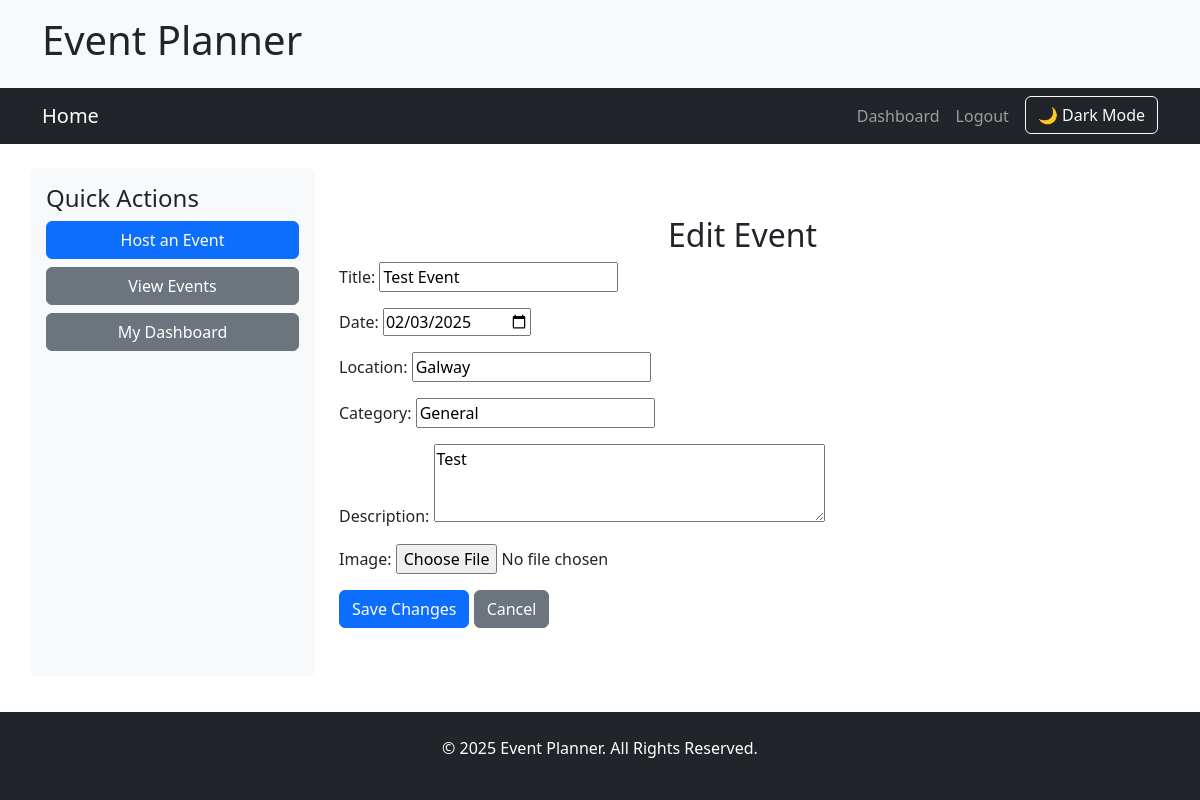
Screenshot of /events/1/edit/ (signed in) with the database file from the repository.
### planner_pro/models.py (models this page shows, shortened)
class Event(models.Model):
    title = models.CharField(max_length=200)
    date = models.DateTimeField()
    location = models.CharField(max_length=255)
    category = models.CharField(max_length=100)
    description = models.TextField()
    image = models.ImageField(upload_to='event_images/', blank=True, null=True)
    creator = models.ForeignKey(User, on_delete=models.CASCADE)
    is_published = models.BooleanField(default=True)  # For admin toggling

### planner_pro/views.py (the view)
# urls.py: path('events/<int:event_id>/edit/', views.edit_event, name='edit_event'),  # Event Edit
@login_required
def edit_event(request, event_id):
    event = get_object_or_404(Event, id=event_id)
    if request.user != event.creator and not request.user.is_superuser:
        messages.error(request, "You don't have permission to edit this event.")
        return redirect('event_detail', event_id=event.id)
    if request.method == 'POST':
        form = EventForm(request.POST, request.FILES, instance=event)
        if form.is_valid():
            form.save()
            messages.success(request, "Event updated successfully.")
            return redirect('event_detail', event_id=event.id)
    else:
        form = EventForm(instance=event)
    return render(request, 'edit_event.html', {'form': form, 'event': event})

### planner_pro/forms.py
class EventForm(forms.ModelForm):
    class Meta:
        model = Event
        fields = ['title', 'date', 'location', 'category', 'description', 'image']
        widgets = {
            'date': forms.DateInput(attrs={'type': 'date'}),
            'description': forms.Textarea(attrs={'rows': 3}),
        }

### templates/edit_event.html (shortened to what this page needs)
{% extends "base.html" %}
{% block content %}
<div class="container my-5">
    <h2 class="text-center">Edit Event</h2>
    <form method="POST" enctype="multipart/form-data">
        {{ form.as_p }}
        <button type="submit" class="btn btn-primary">Save Changes</button>
        <a href="{% url 'event_detail' event.id %}" class="btn btn-secondary">Cancel</a>
    </form>
</div>
{% endblock %}

### static/css/style.css (style rules this page uses)
body { display: flex; flex-direction: column; min-height: 100vh; margin: 0; }

### rows the page displays
Event: title "Test Event", date "02/03/2025", location "Galway", category "General", description "Test"
